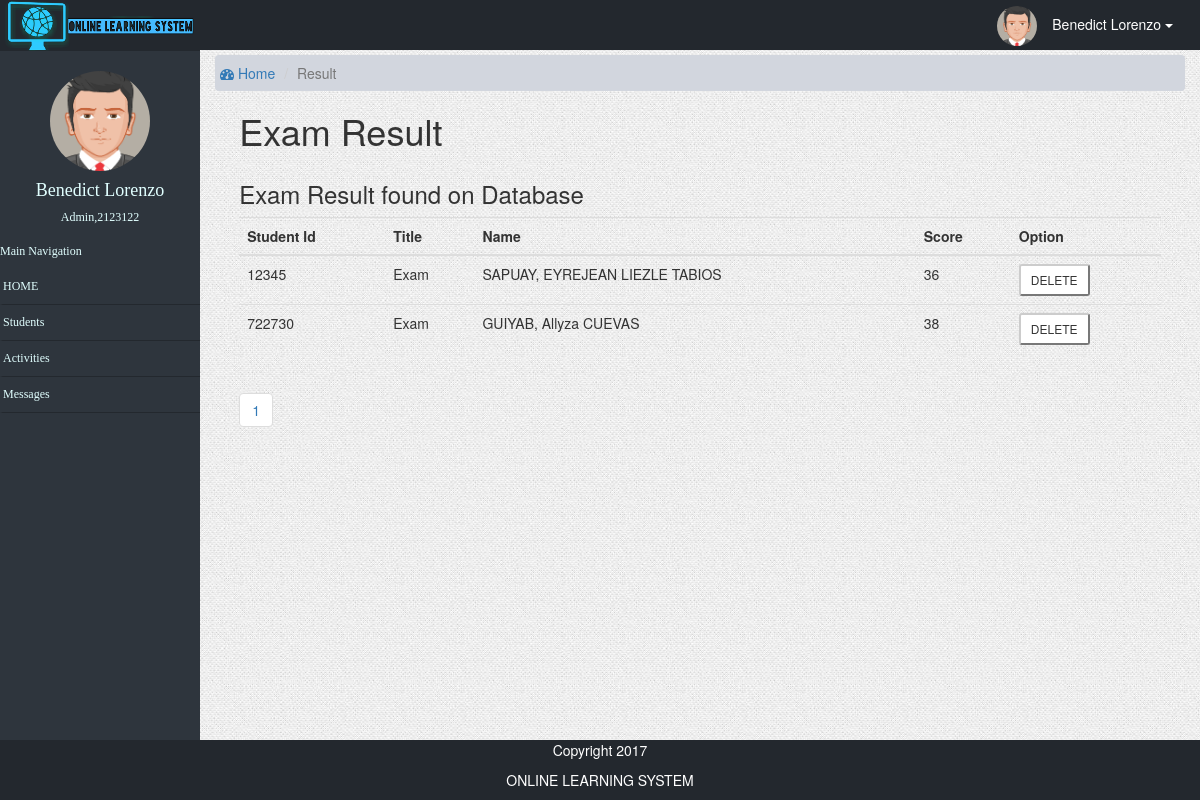
Before: /admin/Result.php (signed in) with the older database file.
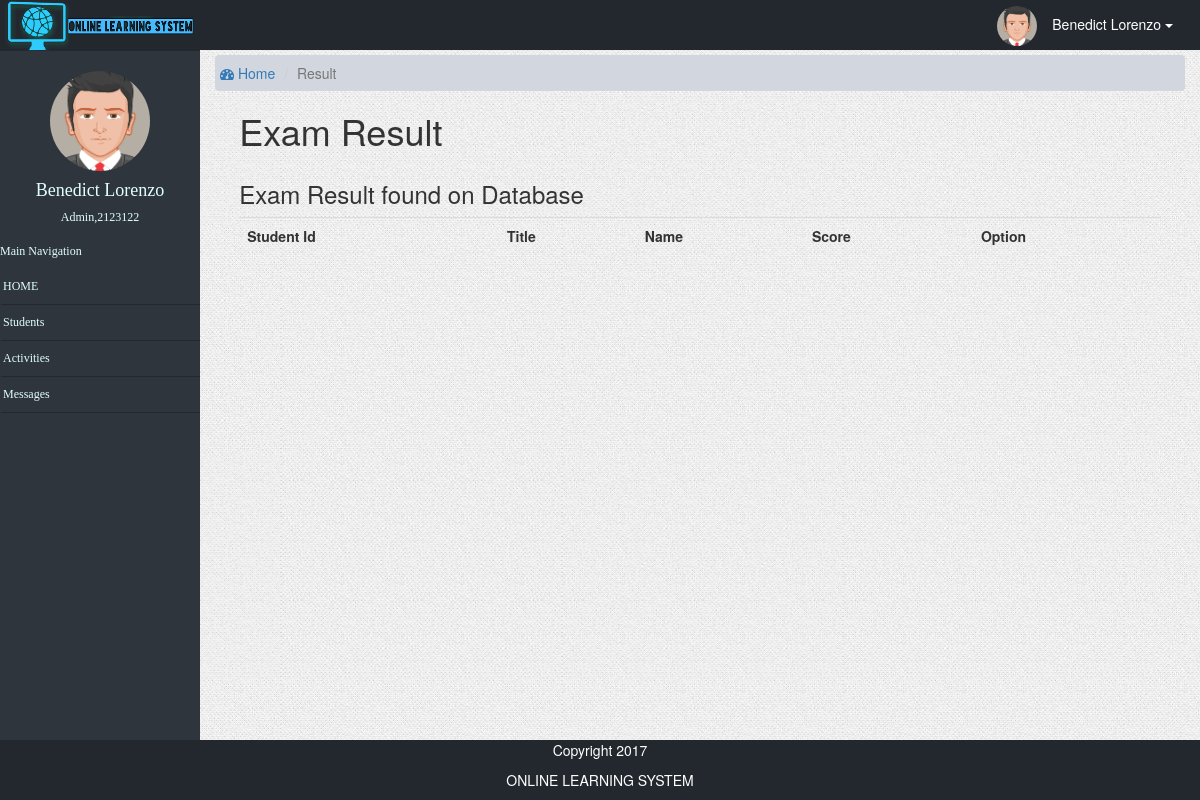
After: the same page with the newer database file.
### tables this page shows
CREATE TABLE `result_info` (
  `result_id` int(11) NOT NULL,
  `student_id` varchar(255) NOT NULL,
  `student_name` varchar(255) NOT NULL,
  `score` int(11) NOT NULL,
  `date` varchar(255) NOT NULL,
  `status` varchar(255) NOT NULL,
  `type` varchar(255) NOT NULL,
  `create_id` int(11) NOT NULL
);

CREATE TABLE `createact` (
  `create_id` int(11) NOT NULL,
  `title` varchar(255) NOT NULL,
  `numque` int(11) NOT NULL,
  `status` varchar(255) NOT NULL
);

### admin/Result.php (the view, shortened to what this page needs)
<?php
function display_content(){
	include('../db_config/database.php');
echo '
   <div class="content-wrapper">
    <section class="content-header">
      <ol class="breadcrumb">
        <li><a href="./"><i class="fa fa-dashboard"></i> Home</a></li>
         <li class ="active"></i>Result</li>
      </ol>
    </section>
    </div>
		<div class="borderStudent">
			<section class="content-header">
      		<h1>Exam Result</h1>
    			<section class = "content">
    				<div class="row">
            			<section class="col-lg-12">
              				<div class="box box-info">
                				<div class="box-header">
                                    <h3 class="box-title">Exam Result found on Database</h3>
                				</div>
                				<div class="box-body">
				            		<table class="table">
				             			<tbody>
											<tr>
												<th>Student Id</th>
                        <th>Title</th>
												<th>Name</th>
												<th>Score</th>
												<th>Option</th>
											</tr>
										</tbody>
					                    <tbody>
';
                      					$page =$_GET['page'];
                      					if ($page=="" || $page=="1"){
                        				$page1=0;
                      					}else{
                        				$page1=($page*10)-10;
                      					}
                      					$sql = "SELECT * from result_info r JOIN createact c ON (r.create_id=c.create_id) limit $page1,10";
										$result = mysqli_query($connection,$sql);
										if ($result->num_rows > 0) {
											while($row = $result->fetch_assoc()) {
echo '
											<tr>
												<td>'.$row['student_id'].'</td>
                        <td>'.$row['title'].'</td>
												<td>'.$row['student_name'].'</td>
												<td>'.$row['score'].'</td>
												<td>
													<form method="POST" action="process/deleteResult.php?stid='.$row['student_id'].'&id='.$row['create_id'].'" onSubmit="return ConfirmDelete();">
                              							<input class = "btn-default btn-sm" title ="DELETE Result of  '.$row["student_name"].' " type="submit" name="delete" value="DELETE">
                            						</form>
                            					</td>
											</tr>
';
											}
										}
echo '   								</tbody>
	                  				</table>
	                  				<ul class="pagination">';
                  						include('../db_config/database.php');
                    						$sql = "SELECT * from result_info";
                    						$result = mysqli_query($connection,$sql);
                     						 if ($result->num_rows > 0) {
                       						 	print '<tr><td colspan="10">';
                        						$ragents=mysqli_num_rows($result);
                        						$a = $ragents/10;
                        						$a = ceil($a);
                        						for ($b=1;$b<=$a;$b++){
?>
                          				<li class="paginate_button">
                            			<a href="Result.php?page=<?php echo $b; ?>" ><?php echo $b. " "; ?></a>
                          				</li>
<?php
                        }
                      }
echo '
                  					</ul>
								</div>
              				</div>
            			</section>
          			</div>
        		</section>
      		</section>
    	</div>
';
}
  	require_once('admintemplate.php');
?>

Changed rows visible on the page:
removed result_info: student "12345", create.title "Exam", student_name "SAPUAY, EYREJEAN LIEZLE TABIOS", score "36"
removed result_info: student "722730", create.title "Exam", student_name "GUIYAB, Allyza CUEVAS", score "38"
Other visible differences:
list line gone: "1"
